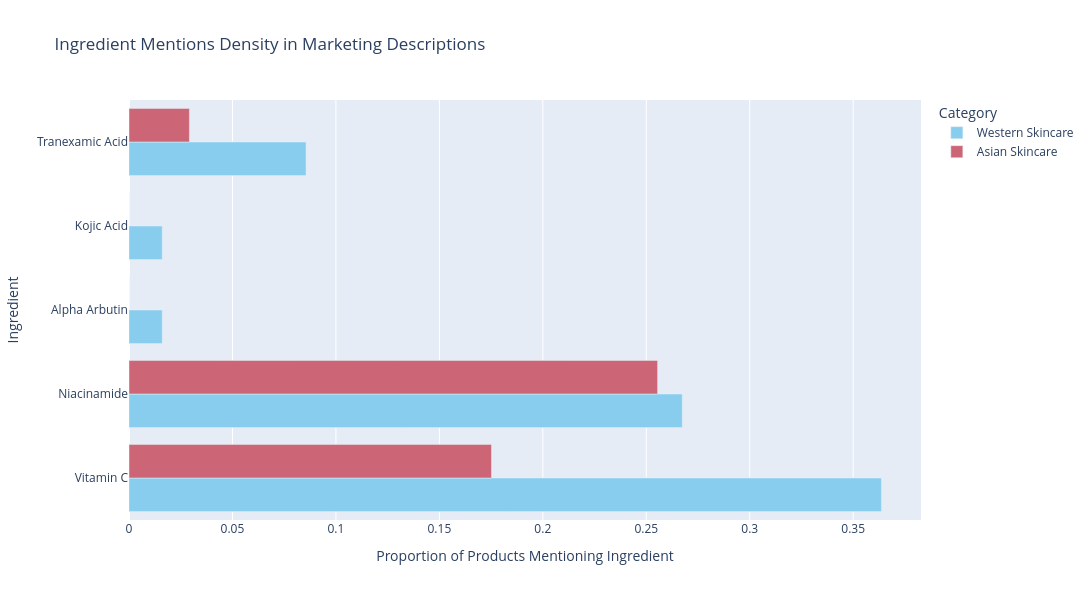

The notebook cell this image was saved under:
### Markdown cell above
Water is the most common ingredient in both datasets, which makes sense since it is a common base for liquid products. At first glance, we can see that there are some differences in the ingredients and order in each top twenty list, but it's hard to compare across lists since some ingredients may have similar frequencies in each dataset, but may be at a different rank. We can notice that one of our targeted ingredients, niacnamide, makes the top 20 list in both Asian and Western datasets (rank 6 and 17, respectively). However, it would not make sense to conclude anything with just the ingredient lists and not much knowledge of the function of each ingredient, since the proportion of product types (serum, cleanser, moisturizer, etc.) may be significantly different between our two datasets, and skew the frequencies of some of these general ingredients.

### Code cell
# key brightening ingredients
brightening_ingredients = ["Vitamin C", "Niacinamide", "Alpha Arbutin", "Kojic Acid", "Tranexamic Acid"]

def calculate_ingredient_density(df):
    total_products = len(df)
    return {
        ingredient: ((df['product_description'].str.contains(ingredient, case=False, na=False)).sum() / total_products)
        for ingredient in brightening_ingredients
    }

# compute density
western_density = calculate_ingredient_density(western_skincare)
asian_density = calculate_ingredient_density(asian_skincare)

# convert to df
ingredient_df = pd.DataFrame({"Ingredient": brightening_ingredients, 
                              "Western Skincare": western_density.values(),
                              "Asian Skincare": asian_density.values()})

ingredient_df_melted = ingredient_df.melt(id_vars=["Ingredient"], 
                                          var_name="Category", 
                                          value_name="Density")

fig = px.bar(ingredient_df_melted, 
             x="Density", 
             y="Ingredient", 
             color="Category", 
             barmode="group", 
             orientation="h",
             title="Ingredient Mentions Density in Marketing Descriptions",
             labels={"Density": "Proportion of Products Mentioning Ingredient"},
             color_discrete_sequence=px.colors.qualitative.Safe)

fig.update_layout(
    autosize=False,
    width=1200,
    height=600)

# Show figure
fig.show()

### Figure 1 — Plotly figure (JSON) as saved in the notebook; plotly's stock layout.template omitted (floating-point values rounded to 4 significant figures)
{"data": [{"alignmentgroup": "True", "hovertemplate": "Category=Western Skincare<br>Proportion of Products Mentioning Ingredient=%{x}<br>Ingredient=%{y}<extra></extra>", "legendgroup": "Western Skincare", "marker": {"color": "rgb(136, 204, 238)", "pattern": {"shape": ""}}, "name": "Western Skincare", "offsetgroup": "Western Skincare", "orientation": "h", "showlegend": true, "textposition": "auto", "type": "bar", "x": [0.3636, 0.2674, 0.01604, 0.01604, 0.08556], "xaxis": "x", "y": ["Vitamin C", "Niacinamide", "Alpha Arbutin", "Kojic Acid", "Tranexamic Acid"], "yaxis": "y"}, {"alignmentgroup": "True", "hovertemplate": "Category=Asian Skincare<br>Proportion of Products Mentioning Ingredient=%{x}<br>Ingredient=%{y}<extra></extra>", "legendgroup": "Asian Skincare", "marker": {"color": "rgb(204, 102, 119)", "pattern": {"shape": ""}}, "name": "Asian Skincare", "offsetgroup": "Asian Skincare", "orientation": "h", "showlegend": true, "textposition": "auto", "type": "bar", "x": [0.1752, 0.2555, 0, 0, 0.0292], "xaxis": "x", "y": ["Vitamin C", "Niacinamide", "Alpha Arbutin", "Kojic Acid", "Tranexamic Acid"], "yaxis": "y"}], "layout": {"autosize": false, "barmode": "group", "height": 600, "legend": {"title": {"text": "Category"}, "tracegroupgap": 0}, "title": {"text": "Ingredient Mentions Density in Marketing Descriptions"}, "width": 1200, "xaxis": {"anchor": "y", "autorange": true, "domain": [0, 1], "range": [0, 0.3828], "title": {"text": "Proportion of Products Mentioning Ingredient"}, "type": "linear"}, "yaxis": {"anchor": "x", "autorange": true, "domain": [0, 1], "range": [-0.5, 4.5], "title": {"text": "Ingredient"}, "type": "category"}}}
